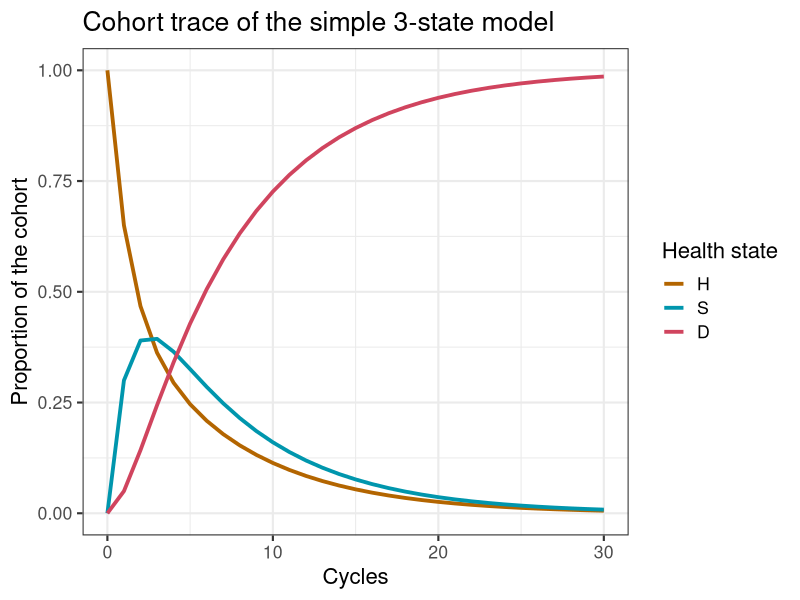
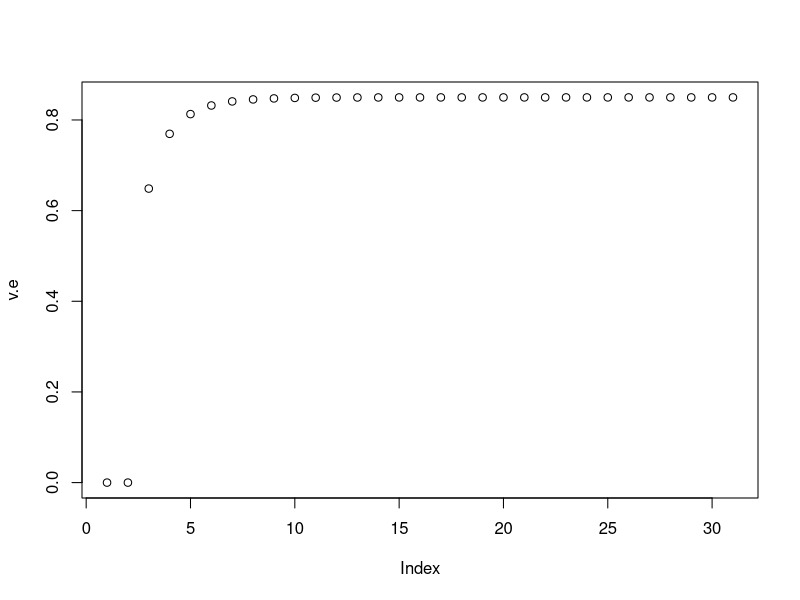
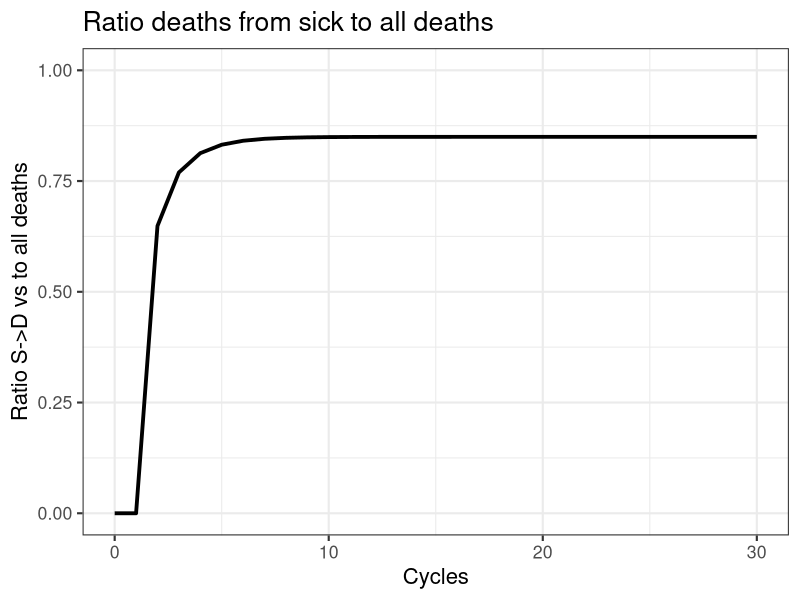

Recreate these plots in R, in order. (Note: this script raises an error after producing the figures.)
## Simple generic 3-state model showing the array approach ## 
rm(list = ls())  # remove any variables in R's memory 
# Load the packages
library(reshape2) # to transform data
library(ggplot2)  # for nice looking plots

# initial set up
age         <- 70  # age of starting cohort
n.t         <- 30  # time horizon, number of cycles
v.age.names <- age:(age + n.t - 1) # vector with age names
v.n <- c("H", "S", "D") # vector with the 3 health states of the model:
# Healthy (H), Sick (S), Dead (D)
n.states <- length(v.n) # number of health states 

#### Generate initial set of base-case external parameters ####
# Costs
c.H   = 1000   # cost of remaining one cycle healthy 
c.S   = 3000   # cost of remaining one cycle sick 
c.D   = 0      # cost of being dead (per cycle)
# State utilities
u.H   = 1      # utility when healthy 
u.S   = 0.60   # utility when sick 
u.D   = 0      # utility when healthy 
# Transition probabilities (per cycle)
p.HS  = 0.30   # probability to become sick when healthy
p.HD  = 0.05   # probability to die when healthy
p.SH  = 0.15   # probability to become healthy when sick
p.SD  = 0.20   # probability to die when healthy
# Transition rewards
du.HS  = 0.10  # one-time utility decrement when becoming sick
ic.D   = 4000   # one-time cost of dying

#### Transition probability matrix ####
# matrix m.P at the first cycle
m.P <- matrix(NA, nrow = n.states, ncol = n.states, dimnames = list(v.n, v.n))

# Fill in matrix
# From Healthy
m.P["H", "H"]  <- 1 - (p.HS + p.HD)
m.P["H", "S"]  <- p.HS
m.P["H", "D"]  <- p.HD
# From Sick
m.P["S", "H"]  <- p.SH
m.P["S", "S"]  <- 1 - (p.SH + p.SD)
m.P["S", "D"]  <- p.SD
# From Death
m.P["D", "H"]  <- 0
m.P["D", "S"]  <- 0
m.P["D", "D"]  <- 1

#### Initial state vector ####
v.m0 <- c(H = 1, S = 0, D = 0) # initiate the vector

## Create the Markov cohort trace matrix m.M that captures the proportion of the cohort in each state at each cycle
m.M <- matrix(0, nrow = (n.t + 1), ncol = n.states, dimnames = list(0:n.t, v.n)) # initialize cohort trace matrix 
m.M[1, ] <- v.m0   # store the initial state vector

# initiate the array 
a.A <- array(0, dim = c(n.states, n.states, n.t + 1), dimnames = list(v.n, v.n, 0:n.t)) # initialize array

diag(a.A[, , 1]) <- v.m0 # store the initial state vector in the diagonal of A

m.R.costs <- m.R.effects <- matrix(NA, nrow = n.states, ncol = n.states,  dimnames = list(v.n, v.n))

# Fill in matrix for costs
# From Healthy
m.R.costs["H", "H"]  <- c.H
m.R.costs["H", "S"]  <- c.H 
m.R.costs["H", "D"]  <- c.H + ic.D
# From Sick
m.R.costs["S", "H"]  <- c.S
m.R.costs["S", "S"]  <- c.S 
m.R.costs["S", "D"]  <- c.S + ic.D
# From Death
m.R.costs["D", "H"]  <- c.D
m.R.costs["D", "S"]  <- c.D
m.R.costs["D", "D"]  <- c.D 

# Fill in matrix for effects
# From Healthy
m.R.effects["H", "H"]  <- u.H
m.R.effects["H", "S"]  <- u.H - du.HS 
m.R.effects["H", "D"]  <- u.H 
# From Sick
m.R.effects["S", "H"]  <- u.S
m.R.effects["S", "S"]  <- u.S 
m.R.effects["S", "D"]  <- u.S 
# From Death
m.R.effects["D", "H"]  <- u.D
m.R.effects["D", "S"]  <- u.D
m.R.effects["D", "D"]  <- u.D 

#### Expected QALYs and Costs per cycle for each strategy ####
a.Y.costs <- a.Y.effects <- array(0, dim = c(n.states, n.states, n.t + 1), dimnames = list(v.n, v.n, 0:n.t))

### Run the model 
for(t in 1:n.t){  # loop through the number of cycles
  # estimate the state vector for the next cycle (t + 1)
  m.M[t + 1, ] <- m.M[t, ] %*% m.P    
  a.A[, , t + 1] <- diag(m.M[t, ]) %*% m.P  # fill array A for t + 1 
  
  # element-wise-multiplication of array A with the rewards matrices
  a.Y.costs[, , t]   <- a.A[, , t] * m.R.costs   
  a.Y.effects[, , t] <- a.A[, , t] * m.R.effects 
}

# Perform a cost effectiveness analysis 
v.costs <- rowSums(t(colSums(a.Y.costs)))    # calculate the expected costs per cycle
v.QALYs <- rowSums(t(colSums(a.Y.effects)))  # calculate the expected QALYs per cycle
TC <- sum(v.costs)                           # calculate the total expected costs
TE <- sum(v.QALYs)                           # calculate the total expected QALYS
v.results <- c(TC, TE)                       # combine the total expected costs and QALYs
names(v.results) <- c("Costs", "Effect")     # name the vector
v.results                                    # print the results  

### Plot cohort trace
ggplot(melt(m.M), aes(x = Var1, y = value, color = Var2)) +
  geom_line(size = 1.3) +
  scale_color_discrete(l = 50, name = "Health state", h = c(45, 365)) +
  xlab("Cycle") +
  ylab("Proportion of the cohort") +
  ggtitle("Cohort trace of the simple 3-state model")+
  theme_bw(base_size = 16) +
  scale_x_continuous(name = "Cycles", limits = c(0, n.t), breaks = seq(0, n.t, 10)) +
  theme()

################################################################################
### Proportion of those that die out of those healthy and sick
v.e <- numeric(n.t)
v.e[1] <- a.A["H", "D", 1] + a.A["H", "D", 1]

for(t in 1:n.t){
  v.e[t + 1] <-  (a.A["S", "D", t + 1] ) / ( a.A["H", "D", t + 1] +  a.A["S", "D", t + 1] )
}

plot(v.e)
df.e <- as.data.frame(cbind(0:n.t, v.e)) # create a dataframe with cycles and proportion that dies each cycle
colnames(df.e) <- c("cycle", "proportion") # name the columns of the dataframe


### Plot ratio
ggplot(df.e, aes(x = cycle, y = proportion)) +
  geom_line(size = 1.3) +
  scale_color_discrete(l = 50, name = "Health state", h = c(45, 365)) +
  xlab("Cycle") +
  ylab("Ratio S->D vs to all deaths") +
  ggtitle("Ratio deaths from sick to all deaths") +
  theme_bw(base_size = 16) +
  scale_x_continuous(name = "Cycles", limits = c(0, n.t), breaks = seq(0, n.t, 10)) +
  scale_y_continuous(name = "Ratio S->D vs to all deaths", limits = c(0, 1)) +
  theme()

ggsave("figs/Proportion_death_from_sick.png", width = 8, height = 6) # save the plot 



# Save important objects
save(m.M,        file = "output/Cohort_trace.RData") # save the object
save(a.A,        file = "output/Array.RData") # save the object 

  
